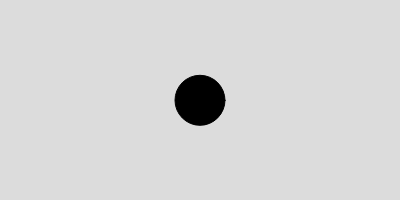
Frame 1 (no input)
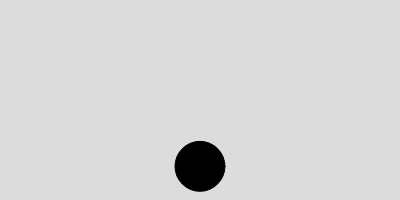
Frame 60 (no input)
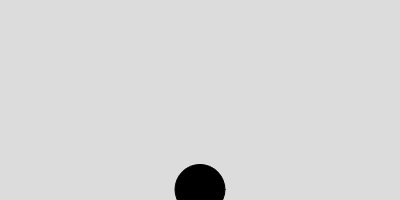
Frame 120 (the mouse pressed at the canvas centre since frame 60)

The p5.js sketch that drew these frames (run headless with seeded random() and noise() and a simulated clock; from frame 60 on, the mouse is pressed at the canvas centre):

// p5.js sketch
// ── sketch.js
let ball;

function setup() {
  createCanvas(400, 200);

  ball = new Particle();
}


function draw() {
  background(220);

  let wind = createVector(0.5, 0);
  let gravity = createVector(0, 0.3);
  ball.applyForce(wind);
  ball.applyForce(gravity);

  ball.update();
  ball.show();

}

// ── Particle.js
class Particle {
  constructor() {
    this.pos = createVector(width/2, height/2);
    this.vel = createVector(0, 0);
    this.acc = createVector(0, 0);

    this.c = color(0);
    this.w = 50;
  }

  applyForce(force) {
    this.acc = force;
  }  

  update() {
    this.checkEdge();
    this.vel.add(this.acc);
    this.pos.add(this.vel);
  }


  checkEdge() {
    if (this.pos.y > height) {
      this.vel.y = this.vel.y * -0.8;
      this.pos.y = height;
    }
    
    if (this.pos.x > width) {
      this.pos.x = 0;
    }
  }


  show() {
    fill(this.c);
    circle(this.pos.x, this.pos.y, this.w);
  }
}
